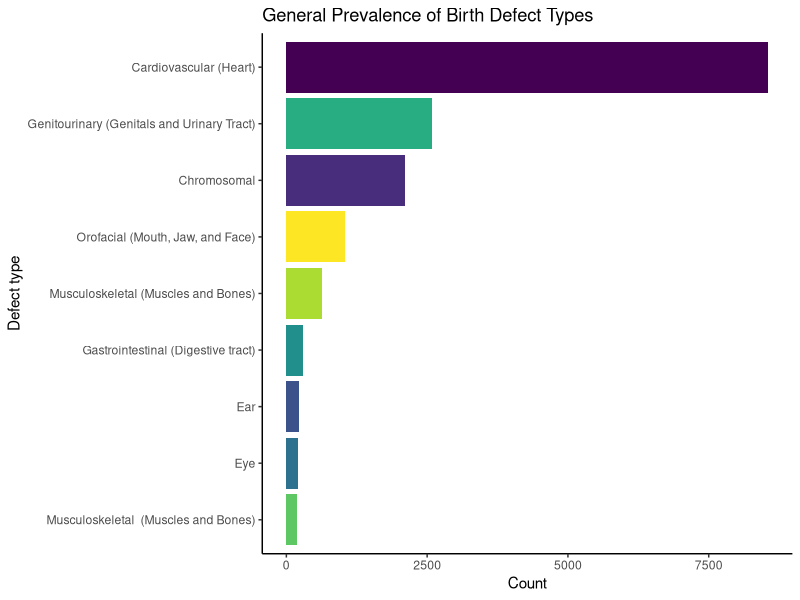
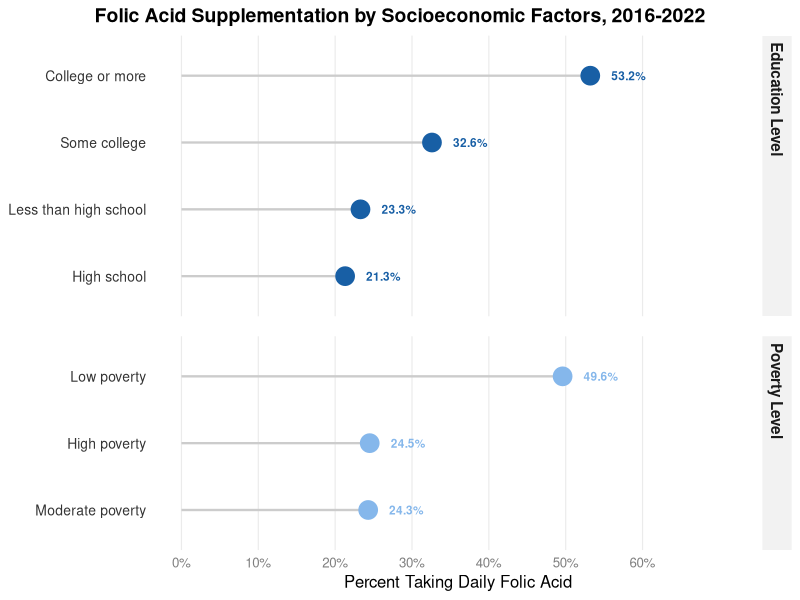
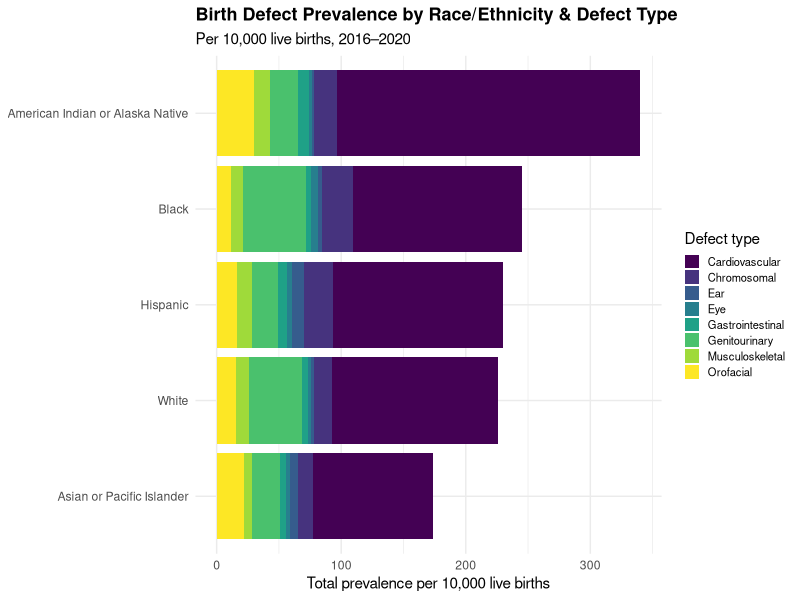
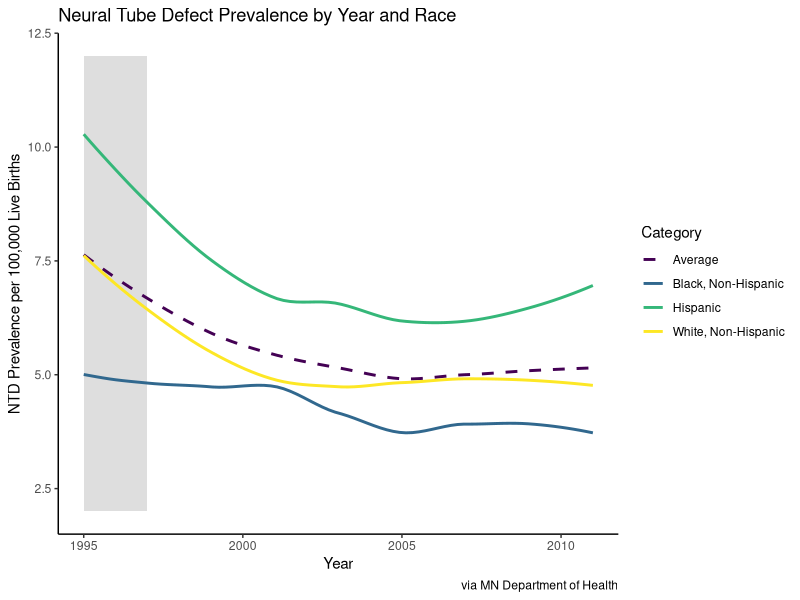

Here is the R script that generated these plots, in order:
## ---- chunk 1
library(tidyverse)
library(tidytext)

maternal_master <- read.csv('data/raw/Birth Defects_Maternal Characteristics.csv')

prevalence <- maternal_master %>%
  group_by(Note) %>%
  summarize(total_count = sum(Count))

ggplot(prevalence, aes(y = reorder(Note, total_count), x = total_count, fill = Note)) +
  geom_bar(stat = 'identity') +
  labs(title = "General Prevalence of Birth Defect Types", x = "Count", y = "Defect type") +
  scale_fill_viridis_d(guide = "none") +
  theme_classic()

## ---- chunk 2


folic_master <- read.csv('data/raw/Birth Defects_Folic Acid.csv')

folic_master %>%
  filter(
    Subtopic == "Folic Acid Use",
    Variable %in% c("Education Level", "Poverty Level")
  ) %>%
  group_by(Variable, Category) %>%
  summarize(pct = mean(Value, na.rm = TRUE), .groups = "drop") %>%
  mutate(Category = reorder_within(Category, pct, Variable)) %>%
  ggplot(aes(x = pct, y = Category, color = Variable)) +
  geom_segment(aes(x = 0, xend = pct, yend = Category), linewidth = 0.8, color = "grey80") +
  geom_point(size = 6) +
  geom_text(aes(label = paste0(round(pct, 1), "%")), nudge_x = 5, size = 3,
            fontface = "bold", show.legend = FALSE) +
  scale_y_reordered() +
  scale_color_manual(values = c("Education Level" = "#185FA5", "Poverty Level" = "#85B7EB")) +
  scale_x_continuous(limits = c(0, 72), breaks = seq(0, 60, 10),
                     labels = scales::label_percent(scale = 1)) +
  facet_grid(Variable ~ ., scales = "free_y", space = "free_y") +
  labs(
    title = "Folic Acid Supplementation by Socioeconomic Factors, 2016-2022",
    x = "Percent Taking Daily Folic Acid", y = NULL, color = NULL
  ) +
  theme_minimal(base_size = 12) +
  theme(
    legend.position = "none",
    strip.text = element_text(face = "bold", size = 11, hjust = 0),
    strip.background = element_rect(fill = "grey95", color = NA),
    plot.title.position = "plot",  
    plot.title = element_text(face = "bold", size = 14, hjust = 0.5),
    axis.text.y = element_text(size = 10, color = "grey20"),
    axis.text.x = element_text(color = "grey50"),
    panel.grid.major.y = element_blank(),
    panel.grid.minor = element_blank(),
    panel.grid.major.x = element_line(color = "grey92", linewidth = 0.4),
    panel.spacing = unit(1, "lines")
  )
## ---- chunk 3


maternal_stacked <- maternal_master %>%
  filter(
    Variable == "Maternal race/ethnicity",
    !Category %in% c("All races/ethnicities combined", "Other/Unknown")
  ) %>%
  group_by(Category, Note) %>%
  summarize(avg_prevalence = sum(Value, na.rm = TRUE), .groups = "drop") %>%
  mutate(Note = str_remove(Note, " \\(.*\\)"), Category = str_remove(Category, ",? Non-Hispanic| Non-Hispanic|/Non-Hispanic")) %>%
  group_by(Category) %>%
  mutate(total = sum(avg_prevalence)) %>% 
  ungroup()

ggplot(maternal_stacked, aes(x = reorder(Category, total),
                              y = avg_prevalence, 
                              fill = Note)) +
  geom_col() +
  coord_flip() +
  scale_fill_viridis_d(option = "viridis") +
  labs(
    title = "Birth Defect Prevalence by Race/Ethnicity & Defect Type",
    subtitle = "Per 10,000 live births, 2016–2020",
    x = NULL,
    y = "Total prevalence per 10,000 live births",
    fill = "Defect type"
  ) +
  theme_minimal() +
  theme(legend.position = "right",
        legend.text = element_text(size = 8),
        plot.title = element_text(face = "bold", size = 13),
        legend.key.size = unit(0.4, "cm")
        )
## ---- chunk 4
folic_master <- read.csv('data/raw/Birth Defects_Folic Acid.csv')

ntd_prevalence <- folic_master %>% 
  filter(Subtopic == "Neural tube defects") %>% 
  mutate(year = as.numeric(Year))

avg_ntd_prevalence <- ntd_prevalence %>%
  group_by(year) %>%
  summarize(Value = mean(Value)) %>%
  mutate(Category = "Average")

ntd_master <- ntd_prevalence %>%
  bind_rows(avg_ntd_prevalence)

ggplot(ntd_master, aes(x = year, y = Value)) +
  annotate("rect", xmin = 1995, xmax = 1997, ymin = 2, ymax = 12, alpha = 0.5, fill = "grey") +
  geom_smooth(aes(color = Category, linetype = Category), se = FALSE) +
  scale_color_viridis_d() +
  scale_linetype_manual(values = c(2, 1, 1, 1)) +
  labs(x = 'Year', y = 'NTD Prevalence per 100,000 Live Births', title = 'Neural Tube Defect Prevalence by Year and Race', caption = 'via MN Department of Health') +
  theme_classic()
